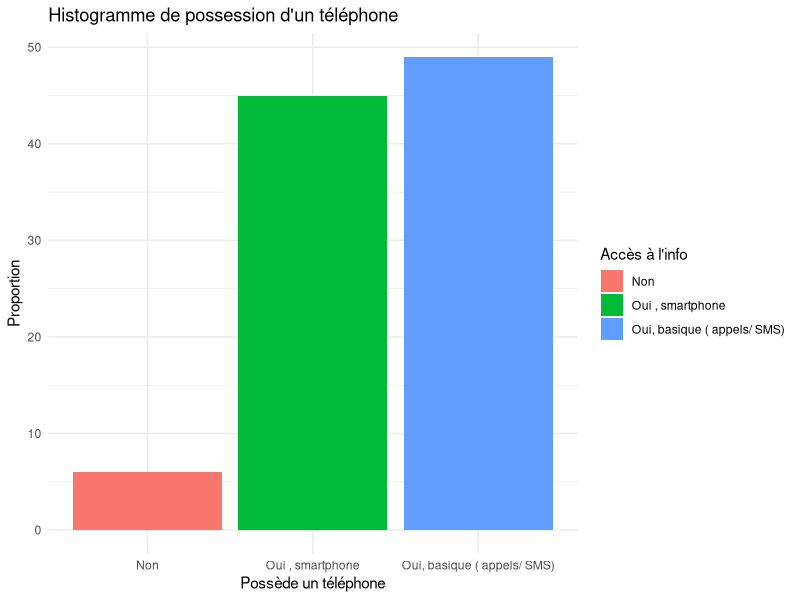
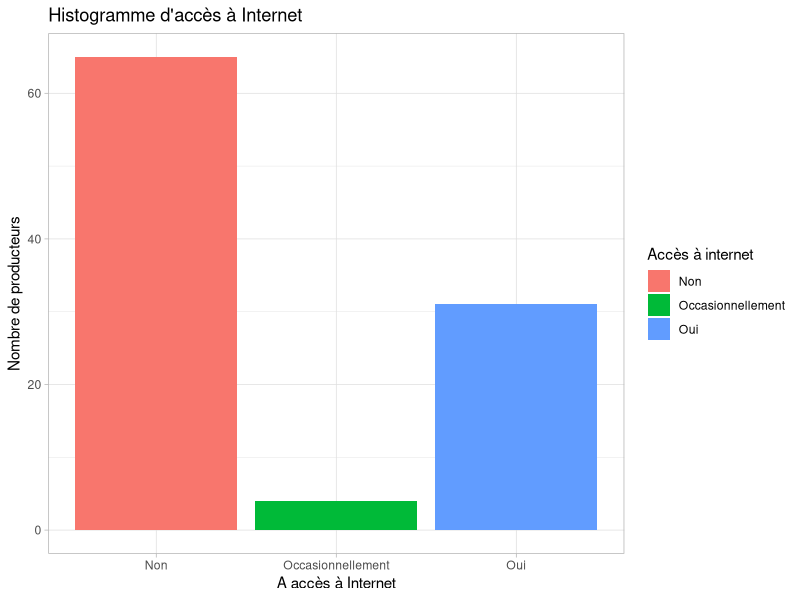
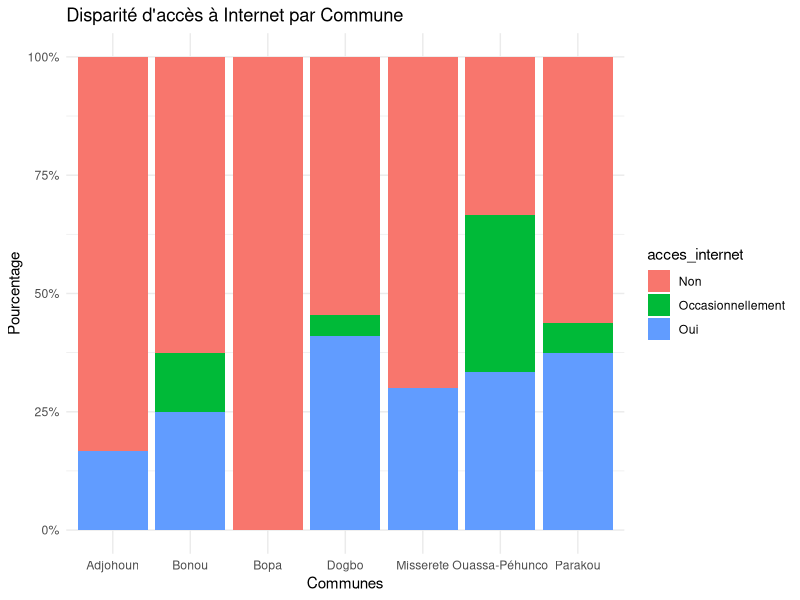
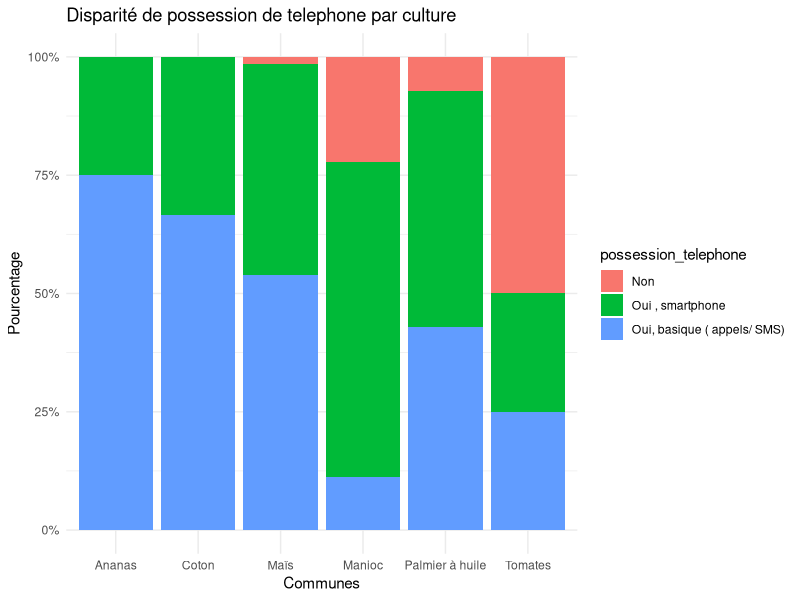
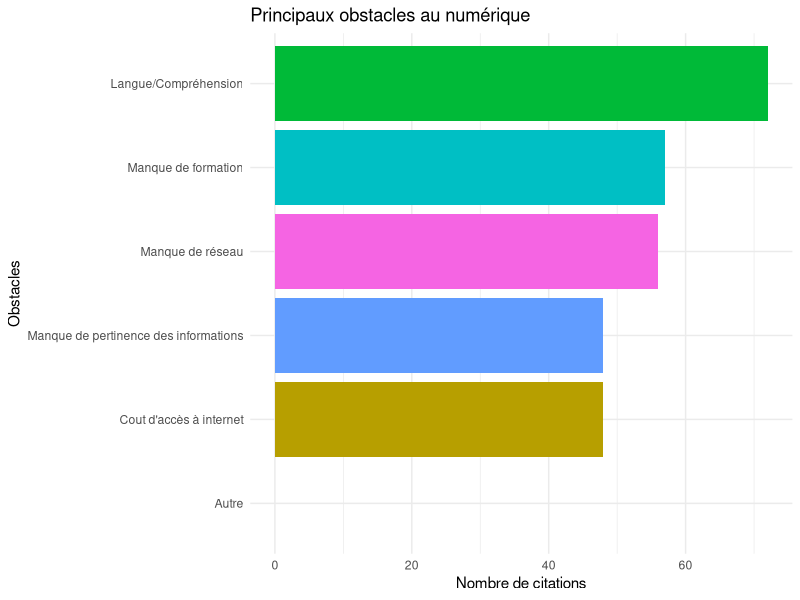
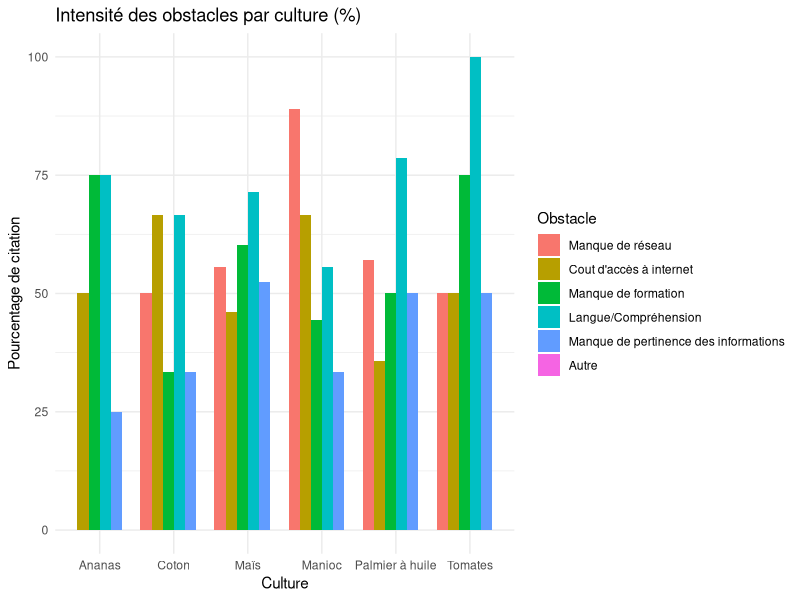

Reproduce these figures in R, in order.
## ---- chunk 1
knitr::opts_chunk$set(echo = TRUE, comment = "") 

## ---- chunk 2
library(readr)
simulation <- read.csv("Simulation_AgriN.csv")
simulation$sexe <- as.factor(simulation$sexe)
simulation$age <- as.factor(simulation$age)
simulation$etude <- as.factor(simulation$etude)
simulation$vilage <- as.factor(simulation$vilage)
simulation$commune <- as.factor(simulation$commune)
simulation$type_agri <- as.factor(simulation$type_agri)
simulation$culture1 <- as.factor(simulation$culture1)
simulation$culture2 <- as.factor(simulation$culture2)
simulation$culture3 <- as.factor(simulation$culture3)
simulation$unite_superficie_maïs <- as.factor(simulation$unite_superficie_maïs)
simulation$unite_superficie_total <- as.factor(simulation$unite_superficie_total)
simulation$expérience <- as.factor(simulation$expérience)
simulation$phenomene_clima_obs <- as.factor(simulation$phenomene_clima_obs)
simulation$liste_phenomene_clima_obs <- as.factor(simulation$liste_phenomene_clima_obs)
simulation$moyen_gestion_risques <- as.factor(simulation$moyen_gestion_risques)
simulation$moyen1 <- as.factor(simulation$moyen1)
simulation$Moyen2 <- as.factor(simulation$Moyen2)
simulation$Moyen3 <- as.factor(simulation$Moyen3)
simulation$possession_telephone <- as.factor(simulation$possession_telephone)
simulation$acces_internet <- as.factor(simulation$acces_internet)
simulation$Utilisation_outils_numeriques <- as.factor(simulation$Utilisation_outils_numeriques)
simulation$precisez_lesquels <- as.factor(simulation$precisez_lesquels)
simulation$frequence_appli_mobiles <- as.factor(simulation$frequence_appli_mobiles)
simulation$frequence_plateformes_web. <- as.factor(simulation$frequence_plateformes_web.)
simulation$frequence_SMS_alerte.pretoce. <- as.factor(simulation$frequence_SMS_alerte.pretoce.)
simulation$frequence_reseaux_sociaux.agricoles <- as.factor(simulation$frequence_reseaux_sociaux.agricoles)
simulation$frequence_autres_outils <- as.factor(simulation$frequence_autres_outils)
simulation$obstacles_au_numerique <- as.factor(simulation$obstacles_au_numerique)
simulation$informations_souhaitee_recevoir <- as.factor(simulation$informations_souhaitee_recevoir)
simulation$forme_reception_préfere <- as.factor(simulation$forme_reception_préfere)
simulation$langues_adaptes <- as.factor(simulation$langues_adaptes)
simulation$Langue_locale_majoritaire <- as.factor(simulation$Langue_locale_majoritaire)
simulation$fonctionalite_application <- as.factor(simulation$fonctionalite_application)
simulation$caracteristique_principale_application <- as.factor(simulation$caracteristique_principale_application)
simulation$gestionnaire <- as.factor(simulation$gestionnaire)
simulation$appli_numerique_gere_aleas_climatiques <- as.factor(simulation$appli_numerique_gere_aleas_climatiques)
simulation$conditions_utilisation <- as.factor(simulation$conditions_utilisation)
simulation$contribution_symbolique <- as.factor(simulation$contribution_symbolique)
simulation$suggestions <- as.factor(simulation$suggestions)

## ---- chunk 3
summary(simulation[, 22:23])
## ---- chunk 4
library(ggplot2)
ggplot(simulation, aes(x = possession_telephone, fill = possession_telephone)) + geom_bar(position = "dodge") + labs(title = "Histogramme de possession d'un téléphone", x = "Possède un téléphone", y = "Proportion", fill = "Accès à l'info") + theme_minimal()
## ---- chunk 5
ggplot(simulation, aes(x = acces_internet, fill = acces_internet)) + geom_bar(position = "dodge") + labs(title = "Histogramme d'accès à Internet", x = "A accès à Internet", y = "Nombre de producteurs", fill = "Accès à internet") + theme_light()
## ---- chunk 6
tab_sexe_tel <- table(simulation$sexe, simulation$possession_telephone)
print(tab_sexe_tel)
tab_sexe_net <- table(simulation$sexe, simulation$acces_internet)
cat("Pourcentage de possession de téléphone par sexe \n")
round(prop.table(tab_sexe_tel, 1) * 100, 1)
cat("Pourcentage d'accès à internet par sexe \n")
round(prop.table(tab_sexe_net, 1) * 100, 1)
print(tab_sexe_net)
## ---- chunk 7
tab_scol_tel <- table(simulation$etude, simulation$possession_telephone)
print(tab_scol_tel)
tab_scol_net <- table(simulation$etude, simulation$acces_internet)
print(tab_scol_net)
cat("Accès à internet selon le niveau d'instruction\n")
round(prop.table(tab_scol_net, 1) * 100, 1)
cat("Possession de telephone selon le niveau d'instruction \n")
round(prop.table(tab_scol_tel, 1) * 100, 1)
## ---- chunk 8
test_fisher <- fisher.test(table(simulation$acces_internet, simulation$possession_telephone))
cat(" Résultat du Test de Fisher pour accès internet selon la possession de telephone \n")
print(test_fisher)

test_fisher_scol_net <- fisher.test(table(simulation$etude, simulation$acces_internet))
cat(" Résultat du Test de Fisher pour accès internet selon l'instruction \n")
print(test_fisher_scol_net)

test_fisher_scol_tel <- fisher.test(table(simulation$etude, simulation$possession_telephone))
cat(" Résultat du Test de Fisher pour possession de telephone selon l'instruction \n")
print(test_fisher_scol_tel)

test_fisher_com_net <- fisher.test(table(simulation$commune, simulation$acces_internet))
cat(" Résultat du Test de Fisher pour accès internet selon la commune \n")
print(test_fisher_com_net)

test_fisher_com_tel <- fisher.test(table(simulation$commune, simulation$possession_telephone))
cat(" Résultat du Test de Fisher pour possession de telephone selon la commune \n")
print(test_fisher_com_tel)


test_fisher_culture_tel <- fisher.test(table(simulation$culture1, simulation$possession_telephone))
cat(" Résultat du Test de Fisher pour possession de telephone selon le type de culture \n")
print(test_fisher_culture_tel)

test_fisher_culture_net <- fisher.test(table(simulation$culture1, simulation$acces_internet))
cat(" Résultat du Test de Fisher pour accès internet selon le type de culture \n")
print(test_fisher_culture_net)
## ---- chunk 9
library(ggplot2)
ggplot(simulation, aes(x = commune, fill = acces_internet)) +
  geom_bar(position = "fill") +
  scale_y_continuous(labels = scales::percent) +
  labs(title = "Disparité d'accès à Internet par Commune",
       y = "Pourcentage", x = "Communes") +
  theme_minimal()

library(ggplot2)
ggplot(simulation, aes(x = culture1, fill = possession_telephone)) +
  geom_bar(position = "fill") +
  scale_y_continuous(labels = scales::percent) +
  labs(title = "Disparité de possession de telephone par culture",
       y = "Pourcentage", x = "Communes") +
  theme_minimal()

## ---- chunk 10
simulation$score_appli_mobile <- as.numeric(as.factor(simulation$frequence_appli_mobiles))
simulation$score_plateforme_web <- as.numeric(as.factor(simulation$frequence_plateformes_web.))
simulation$score_SMS_alerte <- as.numeric(as.factor(simulation$frequence_SMS_alerte.pretoce.))
simulation$score_resaux_sociaux <- as.numeric(as.factor(simulation$frequence_reseaux_sociaux.agricoles))
simulation$score_autre_outil <- as.numeric(as.factor(simulation$frequence_autres_outils))
## ---- chunk 11
aggregate(score_appli_mobile ~ commune, data = simulation, FUN = mean)
aggregate(score_plateforme_web ~ commune, data = simulation, FUN = mean)
aggregate(score_SMS_alerte ~ commune, data = simulation, FUN = mean)
aggregate(score_resaux_sociaux ~ commune, data = simulation, FUN = mean)
aggregate(score_autre_outil ~ commune, data = simulation, FUN = mean)
## ---- chunk 12
anova_appli_comune <- aov(score_appli_mobile ~ commune, data = simulation) 
summary(anova_appli_comune)

anova_web_comune <- aov(score_plateforme_web ~ commune, data = simulation) 
summary(anova_web_comune)

anova_SMS_comune <- aov(score_SMS_alerte ~ commune, data = simulation) 
summary(anova_SMS_comune)

anova_reseau_comune <- aov(score_resaux_sociaux ~ commune, data = simulation) 
summary(anova_reseau_comune)

anova_autre_outil_comune <- aov(score_autre_outil ~ commune, data = simulation) 
summary(anova_autre_outil_comune)
## ---- chunk 13
aggregate(score_appli_mobile ~ culture1, data = simulation, FUN = mean)
aggregate(score_plateforme_web ~ culture1, data = simulation, FUN = mean)
aggregate(score_SMS_alerte ~ culture1, data = simulation, FUN = mean)
aggregate(score_resaux_sociaux ~ culture1, data = simulation, FUN = mean)
aggregate(score_autre_outil ~ culture1, data = simulation, FUN = mean)
## ---- chunk 14
anova_appli_culture <- aov(score_appli_mobile ~ culture1, data = simulation) 
summary(anova_appli_culture)

anova_web_culture <- aov(score_plateforme_web ~ culture1, data = simulation) 
summary(anova_web_culture)

anova_SMS_culture <- aov(score_SMS_alerte ~ culture1, data = simulation) 
summary(anova_SMS_culture)

anova_reseau_culture <- aov(score_resaux_sociaux ~ culture1, data = simulation) 
summary(anova_reseau_culture)

anova_autre_outil_culture <- aov(score_autre_outil ~ culture1, data = simulation) 
summary(anova_autre_outil_culture)
## ---- chunk 15
simulation$connecte_num <- ifelse(simulation$acces_internet == "Oui", 1, 0)
aggregate(connecte_num ~ sexe, data = simulation, FUN = mean)
aggregate(connecte_num ~ etude, data = simulation, FUN = mean)
aggregate(connecte_num ~ age, data = simulation, FUN = mean)
aggregate(connecte_num ~ culture1, data = simulation, FUN = mean)

## ---- chunk 16
typologie_finale <- aggregate(connecte_num ~ sexe + etude + age + commune + culture1, data = simulation, FUN = mean)
typologie_finale <- typologie_finale[order(-typologie_finale$connecte_num), ]
print(typologie_finale)
## ---- chunk 17
obstacles_liste <- c("Manque de réseau", "Cout d'accès à internet", "Manque de formation", "Langue/Compréhension", "Manque de pertinence des informations", "Autre")
counts <- sapply(obstacles_liste, function(x) sum(grepl(x, simulation$obstacles_au_numerique, ignore.case = TRUE)))
pourcent_obstacle <- (counts / nrow(simulation)) * 100
print(pourcent_obstacle)
## ---- chunk 18
df_graph <- data.frame( Obstacle = obstacles_liste, Nombre = sapply(obstacles_liste, function(x) sum(grepl(x, simulation$obstacles_au_numerique, ignore.case = TRUE))) )
ggplot(df_graph, aes(x = reorder(Obstacle, Nombre), y = Nombre, fill = Obstacle)) + geom_bar(stat = "identity") + coord_flip() + labs(title = "Principaux obstacles au numérique", x = "Obstacles", y = "Nombre de citations") + theme_minimal() + theme(legend.position = "none")
## ---- chunk 19
library(dplyr)

library(ggplot2)

## ---- chunk 20
cultures <- unique(simulation$culture1) 
obstacles <- c("Manque de réseau", "Cout d'accès à internet", "Manque de formation", "Langue/Compréhension", "Manque de pertinence des informations", "Autre")

df_croise <- expand.grid(Culture = cultures, Obstacle = obstacles)
df_croise$Nombre <- mapply(function(c, o) {
  simulation %>% filter(culture1 == c, grepl(o, obstacles_au_numerique)) %>% nrow()
}, df_croise$Culture, df_croise$Obstacle)

## ---- chunk 21
total_par_culture <- as.data.frame(table(simulation$culture1)) 
colnames(total_par_culture) <- c("Culture", "Total")
df_pourcent <- merge(df_croise, total_par_culture, by = "Culture")
df_pourcent$Pourcentage <- (df_pourcent$Nombre / df_pourcent$Total) * 100
ggplot(df_pourcent, aes(x = Culture, y = Pourcentage, fill = Obstacle)) + geom_bar(stat = "identity", position = "dodge") + theme_minimal() + labs(title = "Intensité des obstacles par culture (%)", y = "Pourcentage de citation")
## ---- chunk 22
information_liste <- c("Prévisions météorologiques localisées", "Alertes  précoces (sècheresse, inondation, ravageurs )", "Conseils techniques de  production", "Gestion de l'irrigation et de l'eau", "Accès au crédit ou à l' assurance agricole")
reception_liste <- c("SMS", "Message vocaux", "Application mobile", "Site web", "Réseaux sociaux", "Radio locale")
langue_liste <- c("Francais", "Images/Pictogrammes", "Audio", "Langues locales")
fonctionalite_liste <- c("D'enregistrer  vos données de culture (dates, rendements,  superficies)", "D'échanger avec d'autres producteurs", "D' accéder à des formations ou tutoriels en ligne", "De signaler des problèmes ( maladies, manque d'eau etc...)", "D' obtenir des conseils personnalisés")
gestion_liste <- c("Coopérative/groupement", "ONG", "Ministère de l'Agriculture", "Recherche", "Entreprise privée")

counts_information <- sapply(information_liste, function(x) { sum(grepl(x, simulation$informations_souhaitee_recevoir, ignore.case = TRUE)) })
counts_reception <- sapply(reception_liste, function(x) { sum(grepl(x, simulation$forme_reception_préfere, ignore.case = TRUE)) })
counts_langue <- sapply(langue_liste, function(x) { sum(grepl(x, simulation$langues_adaptes, ignore.case = TRUE)) })
counts_fonctionalite <- sapply(fonctionalite_liste, function(x) { sum(grepl(x, simulation$fonctionalite_application, ignore.case = TRUE)) })
counts_gestion <- sapply(gestion_liste, function(x) { sum(grepl(x, simulation$gestionnaire, ignore.case = TRUE)) })

df_information <- data.frame(Information = information_liste, Nombre = counts_information)
df_reception <- data.frame(Reception = reception_liste, Nombre = counts_reception)
df_langue <- data.frame(Langue = langue_liste, Nombre = counts_langue)
df_fonctionalite <- data.frame(Fonctionalite = fonctionalite_liste, Nombre = counts_fonctionalite)
df_gestion <- data.frame(Gestion = gestion_liste, Nombre = counts_gestion)
print(df_information)
print(df_reception)
print(df_langue)
print(df_fonctionalite)
print(df_gestion)
summary(simulation$Langue_locale_majoritaire)
## ---- chunk 23
solution_ideale <- data.frame(
  Categorie = c("Information prioritaire", "Canal de réception", "Langue préférée", "Fonctionnalité clé", "Gestionnaire de confiance"),
  Choix_Majoritaire = c(
    df_information$Information[which.max(df_information$Nombre)],
    df_reception$Reception[which.max(df_reception$Nombre)],
    df_langue$Langue[which.max(df_langue$Nombre)],
    df_fonctionalite$Fonctionalite[which.max(df_fonctionalite$Nombre)],
    df_gestion$Gestion[which.max(df_gestion$Nombre)]
  ))

print(solution_ideale)
